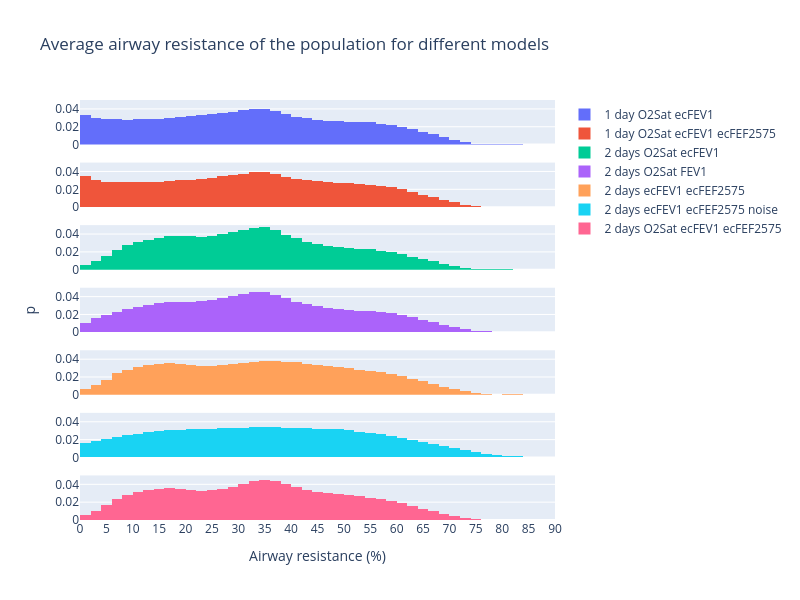

The notebook cell saved with this chart:
### Code cell
xbins = 0.1
method = "1 sigma interpercentile range"
xbins = 0.2
xrange = [0, 30]
method = "2 sigma interpercentile range"
xbins = 0.4
xrange = [0, 50]
# method = "3 sigma interpercentile range"
# xbins = 0.4
# xrange = [0, 70]

title = f"Average airway resistance of the population for different models"

n_rows = 9
fig = make_subplots(rows=n_rows, cols=1, shared_xaxes=True, y_title="p")

# Y axis title font size
fig.layout.annotations[0]["font"] = {"size": 14}

# Add histogram
ih.plot_histogram(
    fig, AR, avg_ar_o2_fev1, AR.a, AR.b, 1, 1, name="1 day O2Sat ecFEV1", annot=False
)
ih.plot_histogram(
    fig,
    AR,
    avg_ar_o2_fev1_fef2575,
    AR.a,
    AR.b,
    2,
    1,
    name="1 day O2Sat ecFEV1 ecFEF2575",
    annot=False,
)
ih.plot_histogram(
    fig,
    AR,
    avg_ar_2days_o2sat_ecfev1,
    AR.a,
    AR.b,
    3,
    1,
    name="2 days O2Sat ecFEV1",
    annot=False,
)
ih.plot_histogram(
    fig,
    AR,
    avg_ar_2days_o2sat_fev1,
    AR.a,
    AR.b,
    4,
    1,
    name="2 days O2Sat FEV1",
    annot=False,
)
ih.plot_histogram(
    fig,
    AR,
    avg_ar_2days_ecfev1_add_mult,
    AR.a,
    AR.b,
    4,
    1,
    name="2 days ecFEV1 (add mult noise)",
    annot=False,
)
ih.plot_histogram(
    fig,
    AR,
    avg_ar_2days_ecfev1_ecfef2575,
    AR.a,
    AR.b,
    6,
    1,
    name="2 days ecFEV1 ecFEF2575",
    annot=False,
)
ih.plot_histogram(
    fig,
    AR,
    avg_ar_2days_ecfev1_ecfef2575_noise,
    AR.a,
    AR.b,
    7,
    1,
    name="2 days ecFEV1 ecFEF2575 noise",
    annot=False,
)
ih.plot_histogram(
    fig,
    AR,
    avg_ar_2days_o2sat_ecfev1_ecfef2575,
    AR.a,
    AR.b,
    8,
    1,
    name="2 days O2Sat ecFEV1 ecFEF2575",
    annot=False,
)
ih.plot_histogram(
    fig,
    AR,
    avg_ar_2days_ecfev1_ecfef257_addmultnoise,
    AR.a,
    AR.b,
    8,
    1,
    name="2 days ecFEV1 ecFEF2575 add mult noise",
    annot=False,
)

# Add x axis xrange
fig.update_xaxes(title=f"Airway resistance (%)", row=n_rows, col=1)
# Set y axis range
fig.update_yaxes(range=[0, 0.05])

fig.update_layout(title=title, height=700, width=800)
fig.show()

fig.write_image(f"{dh.get_path_to_main()}/PlotsBreathe/AR_modelling/{title}.pdf")

### Figure 1 — Plotly figure (JSON) as saved in the notebook; plotly's stock layout.template omitted (floating-point values rounded to 4 significant figures)
{"data": [{"histfunc": "sum", "name": "1 day O2Sat ecFEV1", "type": "histogram", "x": [0, 2, 4, 6, 8, 10, 12, 14, 16, 18, 20, 22, 24, 26, 28, 30, 32, 34, 36, 38, 40, 42, 44, 46, 48, 50, 52, 54, 56, 58, 60, 62, 64, 66, 68, 70, 72, 74, 76, 78, 80, 82, 84, 86, 88], "xaxis": "x", "xbins": {"end": 90, "size": 2, "start": 0}, "y": [0.033, 0.02943, 0.02846, 0.02814, 0.02807, 0.02822, 0.02859, 0.02914, 0.02984, 0.03069, 0.03165, 0.03277, 0.03404, 0.03546, 0.03696, 0.03849, 0.03997, 0.04014, 0.03776, 0.03437, 0.03142, 0.02947, 0.02791, 0.02672, 0.02598, 0.0256, 0.02535, 0.02481, 0.02353, 0.022, 0.01986, 0.01722, 0.01408, 0.01148, 0.008352, 0.005455, 0.002824, 0.001154, 0.0004897, 0.0003832, 0.0003779, 0.0002559, 7.898e-05, 6.091e-06, 4.488e-08], "yaxis": "y"}, {"histfunc": "sum", "name": "1 day O2Sat ecFEV1 ecFEF2575", "type": "histogram", "x": [0, 2, 4, 6, 8, 10, 12, 14, 16, 18, 20, 22, 24, 26, 28, 30, 32, 34, 36, 38, 40, 42, 44, 46, 48, 50, 52, 54, 56, 58, 60, 62, 64, 66, 68, 70, 72, 74, 76, 78, 80, 82, 84, 86, 88], "xaxis": "x2", "xbins": {"end": 90, "size": 2, "start": 0}, "y": [0.03473, 0.02996, 0.02855, 0.02799, 0.02775, 0.02784, 0.0282, 0.0287, 0.02935, 0.03009, 0.03095, 0.03195, 0.03315, 0.03448, 0.03595, 0.03743, 0.03899, 0.03933, 0.03729, 0.03428, 0.03171, 0.03025, 0.02914, 0.028, 0.0272, 0.02667, 0.0261, 0.02535, 0.0239, 0.02228, 0.02009, 0.01736, 0.01408, 0.01144, 0.008321, 0.005456, 0.002801, 0.00116, 0.0005467, 0.0004222, 0.000416, 0.0002393, 8.606e-05, 1.672e-05, 2.061e-08], "yaxis": "y2"}, {"histfunc": "sum", "name": "2 days O2Sat ecFEV1", "type": "histogram", "x": [0, 2, 4, 6, 8, 10, 12, 14, 16, 18, 20, 22, 24, 26, 28, 30, 32, 34, 36, 38, 40, 42, 44, 46, 48, 50, 52, 54, 56, 58, 60, 62, 64, 66, 68, 70, 72, 74, 76, 78, 80, 82, 84, 86, 88], "xaxis": "x3", "xbins": {"end": 90, "size": 2, "start": 0}, "y": [0.005545, 0.009476, 0.01522, 0.02264, 0.0278, 0.03118, 0.03369, 0.03588, 0.03751, 0.03797, 0.03731, 0.03724, 0.0381, 0.0398, 0.04197, 0.04438, 0.04687, 0.04753, 0.0441, 0.0391, 0.0351, 0.03128, 0.02852, 0.02663, 0.02538, 0.02444, 0.02371, 0.02284, 0.0213, 0.01947, 0.01724, 0.01475, 0.01194, 0.009395, 0.006561, 0.003996, 0.001943, 0.0007947, 0.0004043, 0.0003643, 0.000347, 0.0002205, 6.35e-05, 4.452e-06, 2.891e-08], "yaxis": "y3"}, {"histfunc": "sum", "name": "2 days O2Sat FEV1", "type": "histogram", "x": [0, 2, 4, 6, 8, 10, 12, 14, 16, 18, 20, 22, 24, 26, 28, 30, 32, 34, 36, 38, 40, 42, 44, 46, 48, 50, 52, 54, 56, 58, 60, 62, 64, 66, 68, 70, 72, 74, 76, 78, 80, 82, 84, 86, 88], "xaxis": "x4", "xbins": {"end": 90, "size": 2, "start": 0}, "y": [0.0107, 0.01547, 0.01915, 0.02271, 0.02588, 0.0287, 0.03109, 0.03278, 0.03342, 0.03358, 0.03412, 0.03516, 0.03665, 0.03847, 0.04078, 0.04329, 0.04545, 0.04518, 0.04211, 0.03803, 0.03428, 0.0314, 0.02897, 0.02706, 0.02572, 0.02491, 0.02433, 0.02364, 0.02253, 0.02119, 0.01929, 0.0169, 0.01407, 0.01143, 0.00842, 0.005715, 0.003356, 0.001767, 0.0009111, 0.0005475, 0.0004036, 0.0002707, 0.0001174, 3.324e-05, 4.21e-06], "yaxis": "y4"}, {"histfunc": "sum", "name": "2 days ecFEV1 ecFEF2575", "type": "histogram", "x": [0, 2, 4, 6, 8, 10, 12, 14, 16, 18, 20, 22, 24, 26, 28, 30, 32, 34, 36, 38, 40, 42, 44, 46, 48, 50, 52, 54, 56, 58, 60, 62, 64, 66, 68, 70, 72, 74, 76, 78, 80, 82, 84, 86, 88], "xaxis": "x5", "xbins": {"end": 90, "size": 2, "start": 0}, "y": [0.006116, 0.01063, 0.0168, 0.02403, 0.0282, 0.03083, 0.03311, 0.035, 0.03566, 0.03496, 0.0331, 0.03202, 0.03217, 0.03314, 0.03444, 0.03592, 0.03741, 0.03839, 0.03788, 0.03705, 0.03656, 0.03497, 0.03368, 0.03241, 0.03093, 0.0296, 0.02843, 0.02719, 0.02553, 0.02335, 0.02077, 0.018, 0.01498, 0.01207, 0.009277, 0.00678, 0.004423, 0.002126, 0.0006349, 0.0003173, 0.0004224, 0.0004274, 0.0002316, 4.473e-05, 2.308e-06], "yaxis": "y5"}, {"histfunc": "sum", "name": "2 days ecFEV1 ecFEF2575 noise", "type": "histogram", "x": [0, 2, 4, 6, 8, 10, 12, 14, 16, 18, 20, 22, 24, 26, 28, 30, 32, 34, 36, 38, 40, 42, 44, 46, 48, 50, 52, 54, 56, 58, 60, 62, 64, 66, 68, 70, 72, 74, 76, 78, 80, 82, 84, 86, 88], "xaxis": "x6", "xbins": {"end": 90, "size": 2, "start": 0}, "y": [0.01594, 0.01806, 0.02037, 0.02256, 0.02476, 0.02666, 0.02835, 0.02961, 0.03059, 0.03123, 0.03163, 0.03202, 0.03241, 0.03282, 0.03321, 0.03353, 0.03369, 0.03373, 0.03364, 0.0334, 0.03312, 0.03266, 0.03234, 0.03162, 0.03136, 0.03043, 0.02891, 0.0277, 0.02591, 0.02404, 0.02212, 0.01991, 0.01747, 0.01502, 0.01251, 0.01017, 0.007998, 0.006047, 0.004384, 0.003045, 0.002031, 0.001311, 0.000828, 0.0005196, 0.0003295], "yaxis": "y6"}, {"histfunc": "sum", "name": "2 days O2Sat ecFEV1 ecFEF2575", "type": "histogram", "x": [0, 2, 4, 6, 8, 10, 12, 14, 16, 18, 20, 22, 24, 26, 28, 30, 32, 34, 36, 38, 40, 42, 44, 46, 48, 50, 52, 54, 56, 58, 60, 62, 64, 66, 68, 70, 72, 74, 76, 78, 80, 82, 84, 86, 88], "xaxis": "x7", "xbins": {"end": 90, "size": 2, "start": 0}, "y": [0.006117, 0.01063, 0.0168, 0.02404, 0.02822, 0.03088, 0.03319, 0.03513, 0.03588, 0.03532, 0.03368, 0.03291, 0.03352, 0.03513, 0.03734, 0.04007, 0.04325, 0.04513, 0.04324, 0.03995, 0.03719, 0.03414, 0.03195, 0.03035, 0.02887, 0.02765, 0.02651, 0.0252, 0.02341, 0.02141, 0.01889, 0.016, 0.01266, 0.009817, 0.006787, 0.004173, 0.002043, 0.0008557, 0.0004611, 0.0004366, 0.000396, 0.0002322, 9.527e-05, 1.587e-05, 1.84e-08], "yaxis": "y7"}], "layout": {"annotations": [{"font": {"size": 14}, "showarrow": false, "text": "p", "textangle": -90, "x": 0, "xanchor": "right", "xref": "paper", "xshift": -40, "y": 0.5, "yanchor": "middle", "yref": "paper"}], "height": 600, "title": {"text": "Average airway resistance of the population for different models"}, "width": 800, "xaxis": {"anchor": "y", "domain": [0, 1], "matches": "x7", "nticks": 20, "range": [0, 90], "showticklabels": false, "title": {}}, "xaxis2": {"anchor": "y2", "domain": [0, 1], "matches": "x7", "nticks": 20, "range": [0, 90], "showticklabels": false, "title": {}}, "xaxis3": {"anchor": "y3", "domain": [0, 1], "matches": "x7", "nticks": 20, "range": [0, 90], "showticklabels": false, "title": {}}, "xaxis4": {"anchor": "y4", "domain": [0, 1], "matches": "x7", "nticks": 20, "range": [0, 90], "showticklabels": false, "title": {}}, "xaxis5": {"anchor": "y5", "domain": [0, 1], "matches": "x7", "nticks": 20, "range": [0, 90], "showticklabels": false, "title": {}}, "xaxis6": {"anchor": "y6", "domain": [0, 1], "matches": "x7", "nticks": 20, "range": [0, 90], "showticklabels": false, "title": {}}, "xaxis7": {"anchor": "y7", "domain": [0, 1], "nticks": 20, "range": [0, 90], "title": {"text": "Airway resistance (%)"}}, "yaxis": {"anchor": "x", "domain": [0.8939, 1], "range": [0, 0.05]}, "yaxis2": {"anchor": "x2", "domain": [0.7449, 0.851], "range": [0, 0.05]}, "yaxis3": {"anchor": "x3", "domain": [0.5959, 0.702], "range": [0, 0.05]}, "yaxis4": {"anchor": "x4", "domain": [0.4469, 0.5531], "range": [0, 0.05]}, "yaxis5": {"anchor": "x5", "domain": [0.298, 0.4041], "range": [0, 0.05]}, "yaxis6": {"anchor": "x6", "domain": [0.149, 0.2551], "range": [0, 0.05]}, "yaxis7": {"anchor": "x7", "domain": [0, 0.1061], "range": [0, 0.05]}}}
